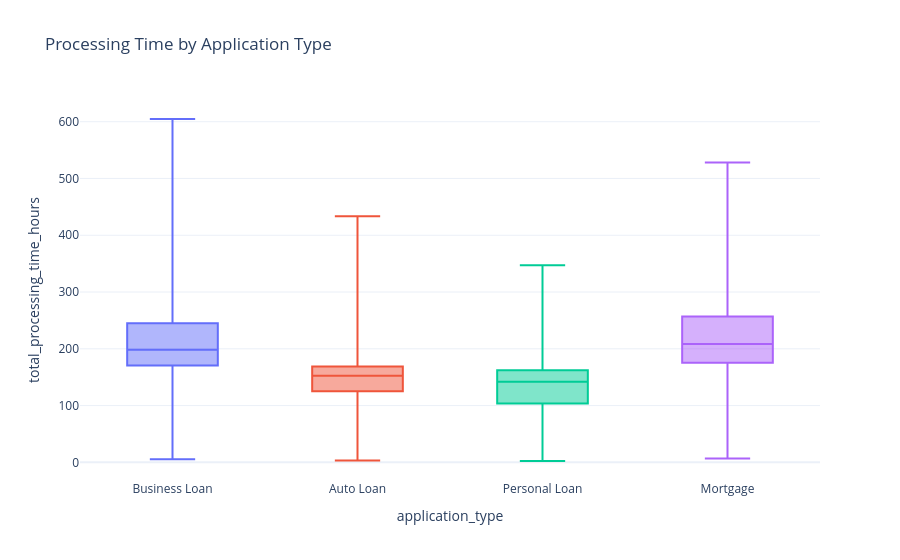

Source (notebook cell):
### Markdown cell above
**Business Interpretation.** The distribution is right-skewed, as expected
for a queue-driven process: most applications move through in well under a
week, but a long tail — cases that hit high-utilization days, missing
documents, or rework loops — stretches out to several weeks. The gap
between the median and P90 is the practical size of the "bottleneck tax":
it's the extra time a meaningfully large minority of customers actually
experience.

### Code cell
fig = px.box(pi, x="application_type", y="total_processing_time_hours", color="application_type",
             title="Processing Time by Application Type", points=False)
fig.update_layout(showlegend=False)
fig.show()

### Figure 1 — Plotly figure (JSON) as saved in the notebook; plotly's stock layout.template omitted (floating-point values rounded to 4 significant figures; data arrays with more than 128 entries replaced by an {"elided": "..."} marker saying what was removed)
{"data": [{"alignmentgroup": "True", "boxpoints": false, "hovertemplate": "application_type=%{x}<br>total_processing_time_hours=%{y}<extra></extra>", "legendgroup": "Business Loan", "marker": {"color": "#636efa"}, "name": "Business Loan", "notched": false, "offsetgroup": "Business Loan", "orientation": "v", "showlegend": true, "type": "box", "x": {"elided": "7548 str values"}, "x0": " ", "xaxis": "x", "y": {"elided": "7548 float values"}, "y0": " ", "yaxis": "y"}, {"alignmentgroup": "True", "boxpoints": false, "hovertemplate": "application_type=%{x}<br>total_processing_time_hours=%{y}<extra></extra>", "legendgroup": "Auto Loan", "marker": {"color": "#EF553B"}, "name": "Auto Loan", "notched": false, "offsetgroup": "Auto Loan", "orientation": "v", "showlegend": true, "type": "box", "x": {"elided": "12672 str values"}, "x0": " ", "xaxis": "x", "y": {"elided": "12672 float values"}, "y0": " ", "yaxis": "y"}, {"alignmentgroup": "True", "boxpoints": false, "hovertemplate": "application_type=%{x}<br>total_processing_time_hours=%{y}<extra></extra>", "legendgroup": "Personal Loan", "marker": {"color": "#00cc96"}, "name": "Personal Loan", "notched": false, "offsetgroup": "Personal Loan", "orientation": "v", "showlegend": true, "type": "box", "x": {"elided": "19915 str values"}, "x0": " ", "xaxis": "x", "y": {"elided": "19915 float values"}, "y0": " ", "yaxis": "y"}, {"alignmentgroup": "True", "boxpoints": false, "hovertemplate": "application_type=%{x}<br>total_processing_time_hours=%{y}<extra></extra>", "legendgroup": "Mortgage", "marker": {"color": "#ab63fa"}, "name": "Mortgage", "notched": false, "offsetgroup": "Mortgage", "orientation": "v", "showlegend": true, "type": "box", "x": {"elided": "9865 str values"}, "x0": " ", "xaxis": "x", "y": {"elided": "9865 float values"}, "y0": " ", "yaxis": "y"}], "layout": {"boxmode": "overlay", "legend": {"title": {"text": "application_type"}, "tracegroupgap": 0}, "showlegend": false, "title": {"text": "Processing Time by Application Type"}, "xaxis": {"anchor": "y", "categoryarray": ["Business Loan", "Auto Loan", "Personal Loan", "Mortgage"], "categoryorder": "array", "domain": [0.0, 1.0], "title": {"text": "application_type"}}, "yaxis": {"anchor": "x", "domain": [0.0, 1.0], "title": {"text": "total_processing_time_hours"}}}}
